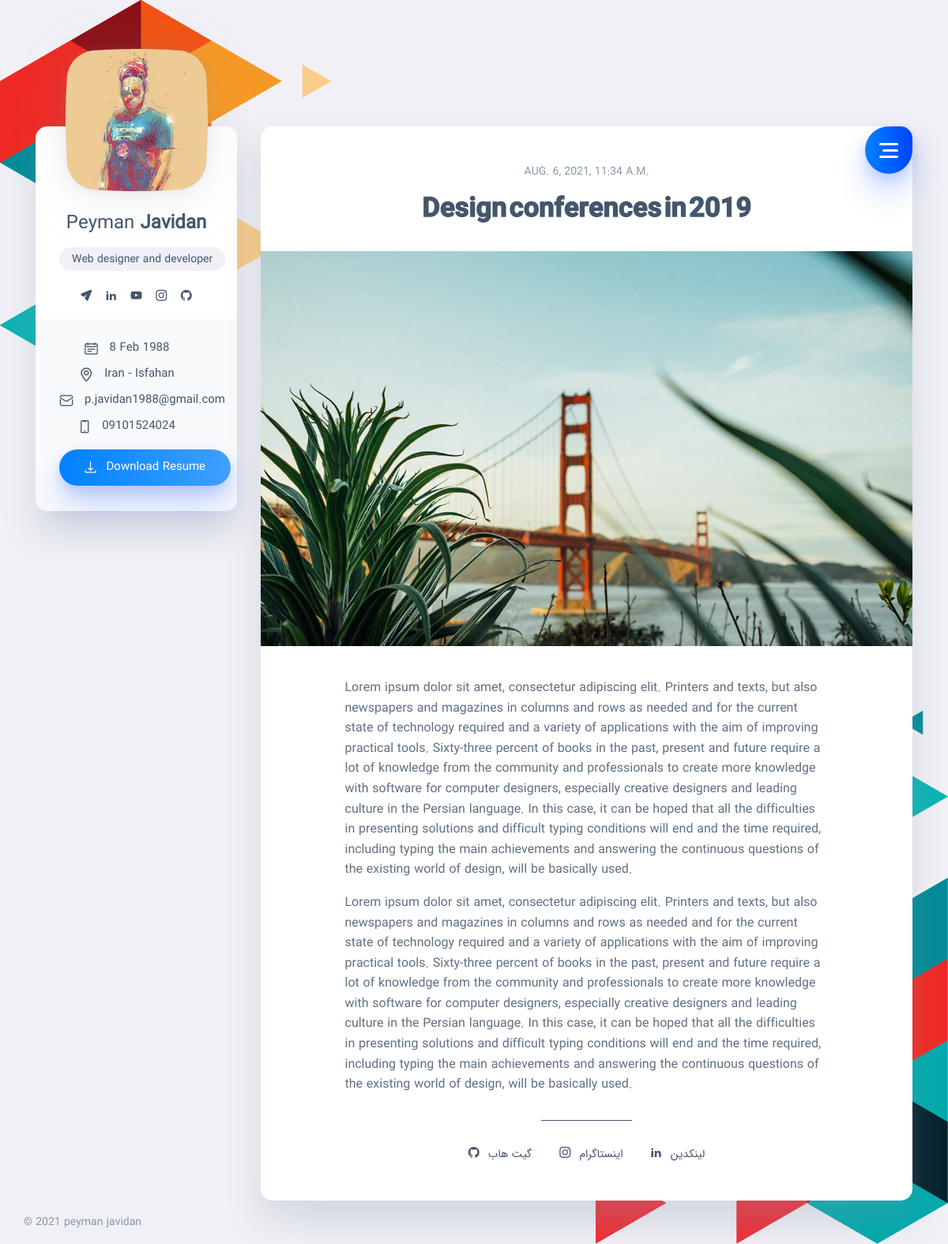
The app's page /blog_en/1 with its own data.
### home_en/models.py (models this page shows, shortened)
class Setting_en(models.Model):
    STATUS = (
        ('True', 'True'),
        ('False', 'False'),
    )
    name = models.CharField(max_length=150)
    last_name = models.CharField(max_length=150)
    keywords = models.CharField(max_length=255)
    description = models.CharField(max_length=255)
    address = models.CharField(max_length=250)
    phone = models.CharField(blank=True, max_length=15)
    email = models.CharField(blank=True, max_length=50)
    birth_day = models.CharField(max_length=150)
    birth_month = models.CharField(max_length=150)
    birth_year = models.CharField(max_length=150)
    icon = models.ImageField(blank=True, upload_to='images/Icons/%Y/%m/%d/')
    logo = models.ImageField(blank=True, upload_to='images/Logo/%Y/%m/%d/')
    profile_image = models.ImageField(blank=True, upload_to='images/Logo/%Y/%m/%d/')
    facebook = models.CharField(blank=True, max_length=150)
    github = models.CharField(blank=True, max_length=150)
    linkedin = models.CharField(blank=True, max_length=150)
    instagram = models.CharField(blank=True, max_length=150)
    twitter = models.CharField(blank=True, max_length=150)
    youtube = models.CharField(blank=True, max_length=150)
    whatsapp = models.CharField(blank=True, max_length=150)
    telegram = models.CharField(blank=True, max_length=150)
    instagram = models.CharField(blank=True, max_length=150)
    about = RichTextUploadingField(blank=True)
    footer_text = models.CharField(max_length=150)
    contact = RichTextUploadingField(blank=True)
    references = RichTextUploadingField(blank=True)
    status = models.CharField(max_length=10, choices=STATUS)
    create_at = jmodels.jDateField(auto_now_add=True)
    update_at = jmodels.jDateField(auto_now=True)
    class Meta:
        verbose_name = 'Settings_en'
        verbose_name_plural = 'Settings_en'

class Blog_en(models.Model):
    title = models.CharField(max_length=255)
    img = models.ImageField(blank=True, upload_to='images/blog/%Y/%m/%d/')
    description = RichTextUploadingField()
    create_at = models.DateTimeField(auto_now_add=True)
    update_at = models.DateTimeField(auto_now=True)
    class Meta:
        verbose_name = 'Blog_en'
        verbose_name_plural = 'Blog_en'

### home_en/views.py (the view)
# urls.py: path('blog_en/<int:id>', Home_enviews.blog_detail_en, name='blog_detail_en'),
def blog_detail_en(request, id):
    blog_en = Blog_en.objects.get(pk=id)
    setting_en = Setting_en.objects.get(pk=2)
    context = {
        'blog_en': blog_en,
        'setting_en': setting_en
    }
    return render(request, 'blog_detail_en.html', context)

### home/templates/blog_detail_en.html (shortened to what this page needs)
{% extends 'homebase_en.html' %}
{% load static %}
{% block body %}
    <main class="main">
        <div class="container gutter-top">
            <div class="row sticky-parent">
                <aside class="col-12 col-md-12 col-xl-3">
                    <div class="sidebar box pb-0 sticky-column">
                        <svg class="avatar avatar--180" viewBox="0 0 188 188">
                            <g class="avatar__box">
                                <image xlink:href="{{ setting_en.profile_image.url }}" height="100%" width="100%"/>
                            </g>
                        </svg>
                        <div class="text-center">
                            <h3 class="title title--h3 sidebar__user-name"><span
                                    class="weight--500">{{ setting_en.name }}</span>
                                {{ setting_en.last_name }}
                            </h3>
                            <div class="badge badge--gray">{{ setting_en.description }}</div>
                            <div class="social">
                                <a class="social__link" href="{{ setting_en.telegram }}"><i
                                        class="font-icon icon-send"></i></a>
                                <a class="social__link" href="{{ setting_en.linkedin }}"><i
                                        class="font-icon icon-linkedin2"></i></a>
                                <a class="social__link" href="{{ setting_en.youtube }}"><i
                                        class="font-icon icon-youtube"></i></a>
                                <a class="social__link" href="{{ setting_en.instagram }}"><i
                                        class="font-icon icon-instagram"></i></a>
                                <a class="social__link" href="{{ setting_en.github }}"><i
                                        class="font-icon icon-github"></i></a>
                            </div>
                        </div>
                        <div class="sidebar__info box-inner box-inner--rounded">
                            <ul class="contacts-block">
                                <li class="contacts-block__item" data-toggle="tooltip" data-placement="top"
                                    title="تاریخ تولد">
                                    <i class="font-icon icon-calendar"></i>{{ setting_en.birth_day }} {{ setting_en.birth_month }} {{ setting_en.birth_year }}
                                </li>
                                <li class="contacts-block__item" data-toggle="tooltip" data-placement="top"
                                    title="آدرس">
                                    <i class="font-icon icon-location"></i>{{ setting_en.address }}
                                </li>
                                <li class="contacts-block__item" data-toggle="tooltip" data-placement="top"
                                    title="ایمیل">
                                    <a href="mailto:example@mail.com"><i
                                            class="font-icon icon-envelope"></i>{{ setting_en.email }}</a>
                                </li>
                                <li class="contacts-block__item" data-toggle="tooltip" data-placement="top"
                                    title="تلفن">
                                    <i class="font-icon icon-phone"></i>{{ setting_en.phone }}
                                </li>
                            </ul>
                            <a class="btn btn--blue-gradient" href="#"><i class="font-icon icon-download"></i> Download Resume
                                </a>
                        </div>
                    </div>
                </aside>
                <div class="col-12 col-md-12 col-xl-9">
                    <div class="box pb-0">
                        <div class="circle-menu">
                            <div class="hamburger">
                                <div class="line"></div>
                                <div class="line"></div>
                                <div class="line"></div>
                            </div>
                        </div>
                        <div class="inner-menu">
                        </div>
                        <div class="pb-3">
                            <header class="header-post">
                                <div class="header-post__date">{{ blog_en.create_at }}</div>
                                <h1 class="title title--h1">{{ blog_en.title }}</h1>
                                <div class="header-post__image-wrap">
                                    <img class="cover lazyload" src="{{ blog_en.img.url }}" alt=""/>
                                </div>
                            </header>
                            <div class="caption-post">
                                {{ blog_en.description | safe }}
                            </div>
                            <footer class="footer-post">
                                <a class="footer-post__share" href="{{ setting_en.github }}"><i
                                        class="font-icon icon-github"></i><span>گیت هاب</span></a>
                                <a class="footer-post__share" href="{{ setting_en.instagram }}"><i
                                        class="font-icon icon-instagram"></i><span>اینستاگرام</span></a>
                                <a class="footer-post__share" href="{{ setting_en.linkedin }}"><i
                                        class="font-icon icon-linkedin2"></i><span>لینکدین</span></a>
                            </footer>
                        </div>
                    </div>
                </div>
                <footer class="footer">{{ setting_en.footer_text }}</footer>
            </div>
        </div>
    </main>
    </body>
    </html>
{% endblock body %}

### home/static/styles/ltr.css (style rules this page uses)
body, .sidebar__user-name,.tooltip-inner { font-family: 'IS'; }
h1, h2, h3, h4, h5, h6, .review-item .title, .news-item .title, .header-post .title { font-family: 'sarb'; }
html, body { direction: ltr; text-align: left; }
.bg-triangles { background-image: url(../images/triangles-top-left.png), url(../images/triangles-bottom-left.png); background-position: left top, right bottom; }
.social__link { margin-right: initial; margin-left: .8rem; }
.contacts-block .font-icon { margin-left: initial; margin-right: .875rem; }
.btn .font-icon { margin-left: initial; margin-right: .5rem; }
.circle-menu { left: initial; right: 0; }
.inner-menu { padding-left: initial; padding-right: 2rem; left: initial; right: 0; }
.footer-post__share .font-icon { margin-left: initial; margin-right: .7rem; }
.contacts-block { padding-right: initial; padding-left: 0; }

### records on screen
Setting_en: name "Peyman", last_name "Javidan", description "Web designer and developer", birth_day "8", birth_month "Feb", birth_year "1988", address "Iran - Isfahan", email "p.javidan1988@gmail.com", phone "09101524024", footer_text "© 2021 peyman javidan"
Blog_en: create_at "AUG. 6, 2021, 11:34 A.M.", title "Design conferences in 2019", img (picture), description "Lorem ipsum dolor sit amet, consectetur adipiscing elit. Printers and texts, but also newspapers and magazines in columns and rows as needed and for the current state of technology required and a variety of applications with the aim of improving practical tools. Sixty-three percent of books in the past, present and future require a lot of knowledge from the community and professionals to create more knowledge with software for computer designers, especially creative designers and leading culture in the Persian language. In this case, it can be hoped that all the difficulties in presenting solutions and difficult typing conditions will end and the time required, including typing the main…"
